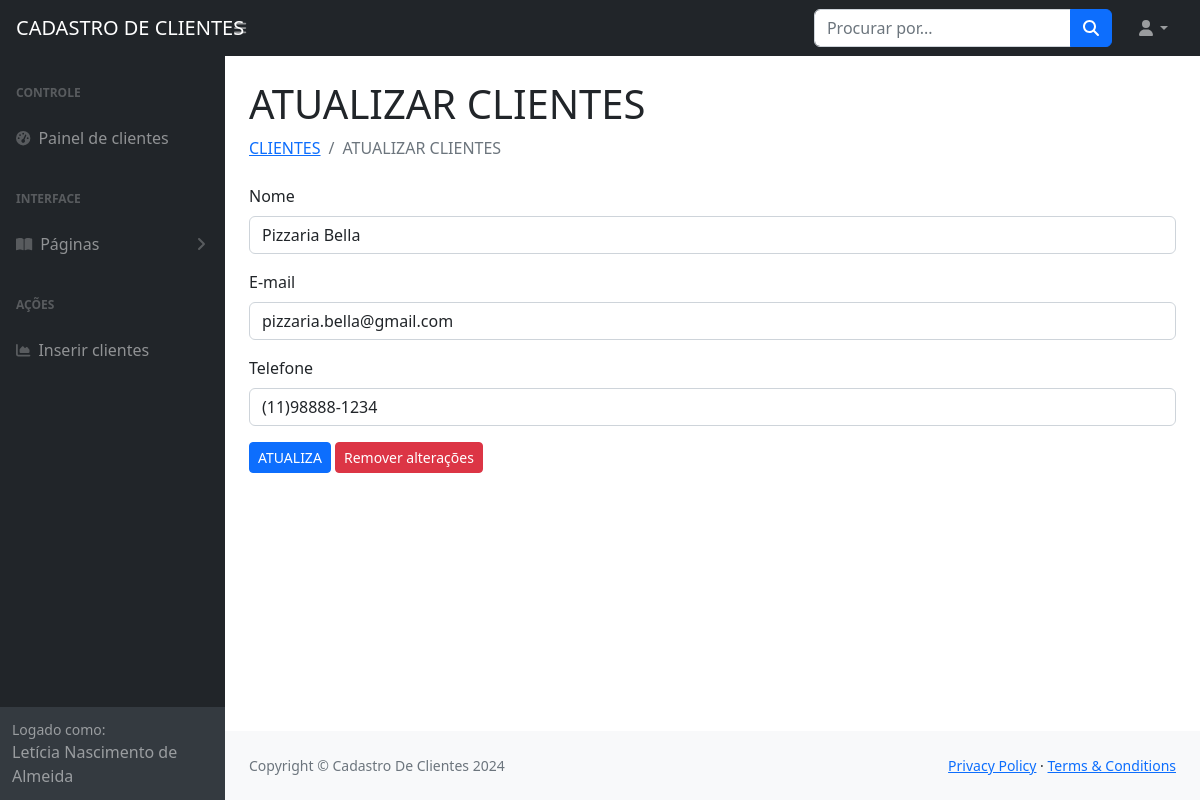
The page /Painel/form_atualiza_cliente.php?id_cliente=6 (signed in) on the database as committed earlier.
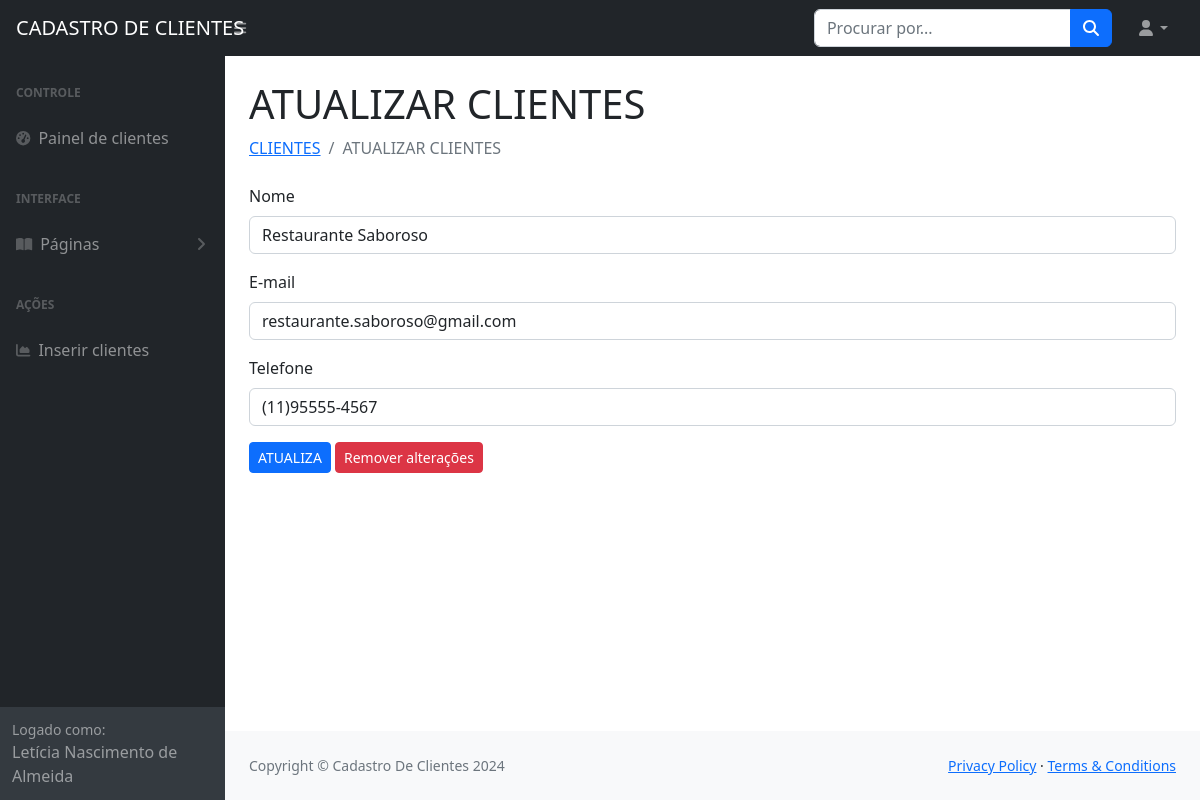
The same page on the database as committed later.
### tables this page shows
CREATE TABLE `clientes` (
  `id_cliente` int(11) NOT NULL,
  `nome_cliente` varchar(255) NOT NULL,
  `email_cliente` varchar(255) NOT NULL,
  `telefone` varchar(255) NOT NULL
);

### Painel/form_atualiza_cliente.php (the view, shortened to what this page needs)
<?php
    include 'conecta.php';
    $id_cliente = $_GET['id_cliente'];
    include 'menu.php';
?>
<div id="layoutSidenav_content">
    <main>
        <div class="container-fluid px-4">
            <h1 class="mt-4">ATUALIZAR CLIENTES</h1>
            <ol class="breadcrumb mb-4">
                <li class="breadcrumb-item"><a href="index.php">CLIENTES</a></li>
                <li class="breadcrumb-item active">ATUALIZAR CLIENTES</li>
            </ol>
            <form action="atualiza_cliente.php?id_cliente=<?php echo $id_cliente; ?>" method="POST">
                <?php
                $sql = "SELECT * FROM clientes WHERE id_cliente = $id_cliente";
                $consulta = $conexao->query($sql);
                while ($dados = $consulta->fetch_assoc()) {
                    ?>
                    <div class="mb-3">
                        <label for="nome_clienteNovo" class="form-label">Nome</label>
                        <input type="text" class="form-control" name="nome_clienteNovo" required
                            value="<?php echo $dados['nome_cliente']; ?>">
                    </div>
                    <div class="mb-3">
                        <label for="email_clienteNovo" class="form-label">E-mail</label>
                        <input type="email" class="form-control" name="email_clienteNovo" required
                            value="<?php echo $dados['email_cliente']; ?>">
                    </div>
                    <div class="mb-3">
                        <label for="telefoneNovo" class="form-label">Telefone</label>
                        <input type="text" class="form-control" name="telefoneNovo" required
                            value="<?php echo $dados['telefone']; ?>">
                    </div>
                    <?php
                }
                ?>
                <button type="submit" class="btn btn-primary btn-sm" onclick="return confirmAtualiza()">ATUALIZA</button>
                <button type="reset" class="btn btn-danger btn-sm">Remover alterações</button>
            </form>
        </div>
    </main>
    <footer class="py-4 bg-light mt-auto">
        <div class="container-fluid px-4">
            <div class="d-flex align-items-center justify-content-between small">
                <div class="text-muted">Copyright &copy; Cadastro De Clientes 2024</div>
                <div>
                    <a href="#">Privacy Policy</a>
                    &middot;
                    <a href="#">Terms &amp; Conditions</a>
                </div>
            </div>
        </div>
    </footer>
</div>
</div>
</body>
</html>

Rows that differ between the two databases and show on the page:
changed clientes: nome_clienteNovo "Pizzaria Bella" → "Restaurante Saboroso"; email_clienteNovo "pizzaria.bella@gmail.com" → "restaurante.saboroso@gmail.com"; telefoneNovo "(11)98888-1234" → "(11)95555-4567"
